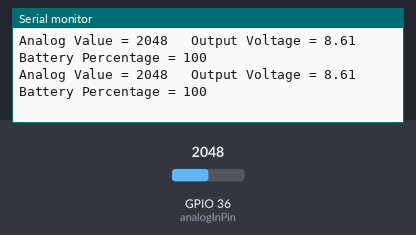
Bench run of a sketch on a simulated ESP32. Shown: the last lines printed to the serial monitor. The inputs (shaded band) are chosen by the test bench; at power-on: GPIO 36 (analogInPin) = 2048.

Above: at 1.8 s.
1.9 s: GPIO 36 (analogInPin) set to 2866
At 2.5 s:
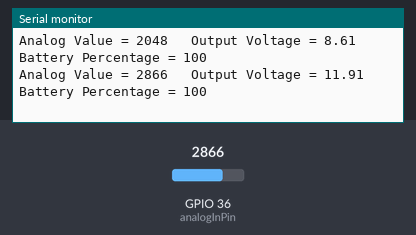
3.4 s: GPIO 36 (analogInPin) set to 3603
At 4.8 s:
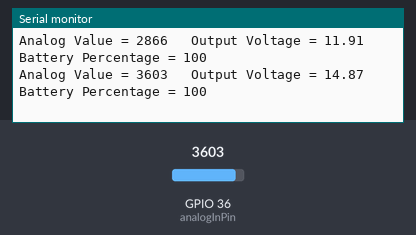
Timing chart, 0 to 6.4 s (numbered marks = the images above; inputs shaded):
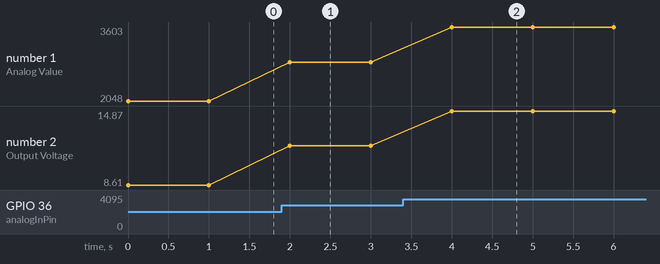

The sketch:

battery_v0.ino
```cpp
int analogInPin  = 36;    // Analog input pin
int sensorValue;          // Analog Output of Sensor
float calibration = 0.36; // Check Battery voltage using multimeter & add/subtract the value
int bat_percentage;

void setup()
{
  Serial.begin(115200);
}

void loop()
{
  sensorValue = analogRead(analogInPin);
  float voltage = (((sensorValue * 3.3) / 4096) * 5 + calibration); //multiply by two as voltage divider network is 100K & 100K Resistor

  bat_percentage = mapfloat(voltage, 2.8, 4.2, 0, 100); //2.8V as Battery Cut off Voltage & 4.2V as Maximum Voltage

  if (bat_percentage >= 100)
  {
    bat_percentage = 100;
  }
  if (bat_percentage <= 0)
  {
    bat_percentage = 1;
  }

  Serial.print("Analog Value = ");
  Serial.print(sensorValue);
  Serial.print("\t Output Voltage = ");
  Serial.print(voltage);
  Serial.print("\t Battery Percentage = ");
  Serial.println(bat_percentage);
  delay(1000);
}

float mapfloat(float x, float in_min, float in_max, float out_min, float out_max)
{
  return (x - in_min) * (out_max - out_min) / (in_max - in_min) + out_min;
}
```

Measured:
- after the input at 1.9 s, the serial monitor: prints a new line after 0.10 s (image 1)
- after the input at 3.4 s, the serial monitor: prints a new line after 0.60 s (image 2)
- plotted number 1: 2048 → 2866 after the input at 1.9 s, 2866 → 3603 after the input at 3.4 s
- plotted number 2: 8.61 → 11.91 after the input at 1.9 s, 11.91 → 14.87 after the input at 3.4 s
